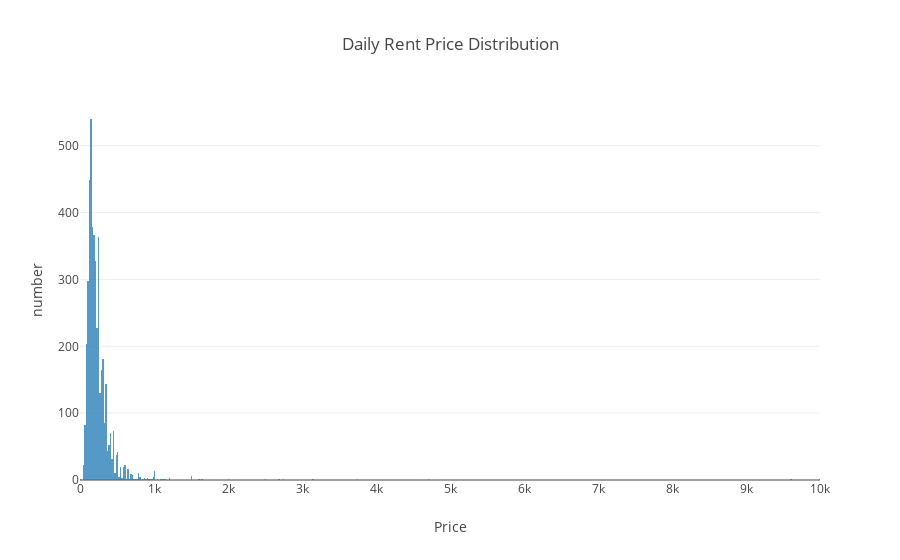

This figure's notebook cell:
### Code cell
## Daily Rent Price Distribution
config = {
    'x':airbnb_NYC.price,
    'title':'Daily Rent Price Distribution',
    'xaxis':'Price',
    'yaxis':'number'
}
lib.plot_hist(config)

### Figure 1 — Plotly figure (JSON) as saved in the notebook; plotly's stock layout.template omitted (floating-point values rounded to 4 significant figures; data arrays with more than 128 entries replaced by an {"elided": "..."} marker saying what was removed)
{"data": [{"opacity": 0.75, "type": "histogram", "uid": "5f486846-241a-11e9-8b68-e442a6d9dd47", "x": {"elided": "4506 int values"}}], "layout": {"title": "Daily Rent Price Distribution", "xaxis": {"title": "Price"}, "yaxis": {"title": "number"}}}
